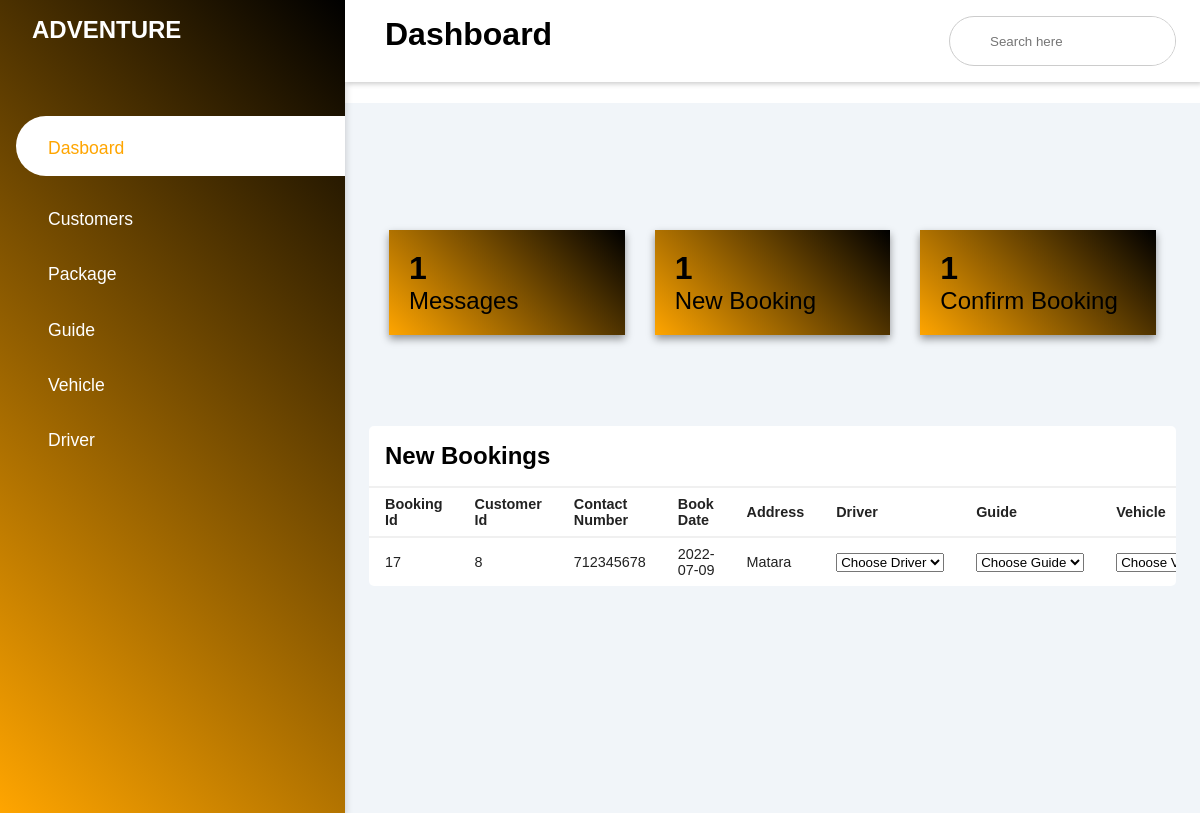
The page /admin/newBookings.php on the database its author committed.
### tables this page shows
CREATE TABLE `book` (
  `book_id` int(11) NOT NULL,
  `pakage` int(11) DEFAULT NULL,
  `nicOrPassport` varchar(20) DEFAULT NULL,
  `UserID` int(11) NOT NULL,
  `contactNum` int(11) DEFAULT NULL,
  `address` varchar(100) DEFAULT NULL,
  `BookDate` varchar(30) DEFAULT NULL,
  `bookedTime` timestamp NOT NULL DEFAULT current_timestamp(),
  `Guid_name` varchar(255) NOT NULL,
  `Driver_name` varchar(255) NOT NULL,
  `Vehicle_id` int(11) NOT NULL,
  `status` varchar(10) NOT NULL DEFAULT 'PENDING'
);

### admin/newBookings.php (the view, shortened to what this page needs)
<?php
	$db = new dbObj();
	$conn =  $db->getConnstring();
	$query    = "SELECT * FROM `book` WHERE status='PENDING'";
    $result   = mysqli_query($conn, $query);
?>
<!DOCTYPE html>
<html>
<head>
	<link rel="stylesheet" type="text/css" href="style.css">
	<link rel="stylesheet" href="https://maxst.icons8.com/vue-static/landings/line-awesome/line-awesome/1.3.0/css/line-awesome.min.css">
</head>
<body>
	<div class="sidebar">
		<div class="sidebar-brand">
			<h2>  ADVENTURE</h2>
		</div>
		<div class="sidebar-menu">
			<ul>
				<li>
					<a href="admindashboard.php" class="active" <?php $page='dashboard' ?>><span class="las la-igloo"></span> <span>Dasboard</span></a>
				</li>
				<li>
					<a href="customers.php" class="inactive" <?php $page='customers' ?>><span class="las la-users"></span> <span>Customers</span></a>
				</li>
				<li>
					<a href="package.php" class="inactive" <?php $page='packages' ?>><span class="las la-clipboard-list"></span> <span>Package</span></a>
				</li>
				<li>
					<a href="guide.php" class="inactive" <?php $page='guide' ?>><span class="las la-hiking"></span> <span>Guide</span></a>
				</li>
				<li>
					<a href="vehicles.php" class="inactive" <?php $page='vehicle' ?>><span class="las la-car-alt"></span> <span>Vehicle</span></a>
				</li>
				<li>
					<a href="drivers.php" class="inactive" <?php $page='driver' ?>><span class= "las la-user-secret"></span> <span>Driver</span></a>
				</li>
			</ul>
		</div>
	</div>
	<div class="main-content">
		<header>
			<h1>
				<label for="nav-toggle">
					<span class="las la-bars"></span>
				</label>
				Dashboard
			</h1>
			<div class="search-wrapper">
				<input type="search" placeholder="Search here" />
			</div>
		</header>
<main>
<div class="cards">
				<?php include('panel.php') ?>
			</div>
			<div class="recent-grid">
				<div class="projects">
				<div class="card">
						<div class="card-header">
							<h2>New Bookings</h2>
						</div>
						<div class="card-body">
							<div class="table-responsive">
								<table width="100%">
								<thead>
									<tr>
										<td>Booking Id</td>
										<td>Customer Id</td>
										<td>Contact Number</td>
										<td>Book Date</td>
										<td>Address</td>
										<td>Driver</td>
										<td>Guide</td>
										<td>Vehicle</td>
									</tr>
								</thead>
								<tbody>
									<?php
										while($row = mysqli_fetch_array($result)) {
									?>
											<tr>
										<td><p id="id"><?php echo $row['book_id'] ?></p></td>
										<td><?php echo $row['UserID'] ?></td>
										<td><?php echo $row['contactNum'] ?></td>
										<td><?php echo $row['BookDate'] ?></td>
										<td><?php echo $row['address'] ?></td>
										<td><select name="driver" id="driver" class="form-control">
											<option selected="selected">Choose Driver</option>
										</select></td>
										<td><select name="guide" id="guide" class="form-control">
											<option selected="selected">Choose Guide</option>
										</select></td>
										<td><select name="vehicle" id="vehicle" class="form-control">
											<option selected="selected">Choose Vehicle</option>
										</select></td>
									</tr>
									<?php
										}
									?>
								</tbody>
							</table>
							</div>
						</div>
					</div>
				</div>
			</div>
</main>
</div>
</body>
</html>

### admin/style.css (style rules this page uses)
* { padding: 0; margin: 0; box-sizing: border-box; list-style-type: none ; text-decoration: none; font-family: 'Poppins', sans-serif; }
.sidebar { width: 345px; position: fixed; left: 0; top: 0; height: 100%; background: linear-gradient(45deg,#ffa500, black); z-index: 100; transition: width 300ms; box-shadow: 0 4px 8px 0 rgba(0, 0, 0, 0.2); }
.sidebar-brand { height: 100px; width: 100px; padding: 1rem 0rem 1rem 2rem; color: #fff; }
.sidebar-menu { margin-top: 1rem ; text-transform: capitalize; }
.sidebar-menu li { width: 100%; margin-bottom: 1.7rem; padding-left: 1rem; text-transform: capitalize; }
.sidebar-menu li a span { text-transform: capitalize; }
.sidebar-menu a { padding-left: 1rem; display: block; color: #fff; font-size: 1.1rem; }
.sidebar-menu a.active { background: #fff; padding-top: 1rem; padding-bottom: 1rem; color: #ffa500; border-radius: 30px 0px 0px 30px; }
.sidebar-menu a span:first-child { font-size: 1.5rem; padding-right: 1rem; text-transform: capitalize; }
.main-content { transition: margin-left 300ms; margin-left: 345px; }
header { background: #fff; display: flex; justify-content: space-between; padding: 1rem 1.5rem; box-shadow: 2px 2px 5px rgba(0, 0, 0, 0.2); position: fixed; left: 345px; width: calc(100% - 345px); top: 0; z-index: 100; transition: left 300ms; }
header label span { font-size: 1.7rem; padding-right: 1rem; }
.search-wrapper { border: 1px solid #ccc; border-radius: 30px; height: 50px; display: flex; align-items: center; overflow-x: hidden; }
.search-wrapper input { height: 100%; padding: 0.5rem; border: none; outline: none; }
main { margin-top: 85px; padding: 2rem 1.5rem; background: #f1f5f9; min-height: calc(100vh - 90px); }
.cards { margin-top: 60px; width: 100%; padding: 35px 20px; display: grid; grid-template-columns: repeat( 3, 1fr); grid-gap: 30px; }
.recent-grid { margin-top: 3.5rem; display: grid; grid-gap: 2rem; grid-template-columns: 100% auto; }
.card { background: #fff; border-radius: 5px; }
.card-header { padding: 1rem; }
.card-header { display: flex; justify-content: space-between; align-items: center; border-bottom: 1px solid #f0f0f0; }
.card-body { width: 150; }
table { border-collapse: collapse; }
thead tr { border-top: 1px solid #f0f0f0; border-bottom: 2px solid #f0f0f0; }
thead td { font-weight: 700; }
td { padding: .5rem 1rem; font-size: .9rem; color: #222; }
.table-responsive { width: 100%; overflow-x: auto; }

### rows shown on the page
book: book_id "17", UserID "8", contactNum "712345678", BookDate "2022-07-09", address "Matara"

### other values the page prints
$num1 "1"
$num2 "1"
$num3 "1"
